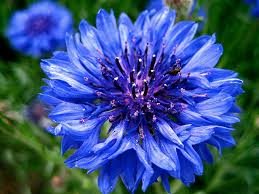
//> input picture img_dir/flower.jpg, 259 x 194 px
$ ./ErodeImages   (built with g++ and OpenCV 4)
//> lines starting //> are read from the running program, lines starting //| are printed output that depends on the picture
// Uncomment the following line if you are compiling this code in Visual Studio
// #include "stdafx.h"

#include <opencv2/opencv.hpp>
#include <iostream>

using namespace cv;
using namespace std;

int main(int argc, char **argv)
{
    // 이미지 파일 읽기
    Mat image = imread("C:\\Users\\dltls\\OpenCV_C++\\img_dir\\flower.jpg");
//> image is the input picture: 194 rows x 259 cols, CV_8UC3; mean B, G, R 134.5, 84.2, 58.4

    // 파일 읽기 실패할 경우
    if (image.empty())
    {
        cout << "Could not open or find the image" << endl;
        cin.get(); // 키 입력까지 wait
        return -1;
    }

    // 3x3 kernel 이미지 침식
    Mat image_eroded_with_3x3_kernel;
    erode(image, image_eroded_with_3x3_kernel, getStructuringElement(MORPH_RECT, Size(3, 3)));
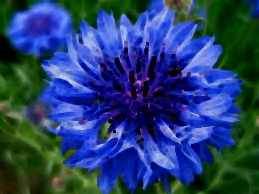
//> image_eroded_with_3x3_kernel: 194 rows x 259 cols, CV_8UC3; mean B, G, R 111.5, 63.8, 37.9

    // 5x5 kernel 이미지 침식
    Mat image_eroded_with_5x5_kernel;
    erode(image, image_eroded_with_5x5_kernel, getStructuringElement(MORPH_RECT, Size(5, 5)));
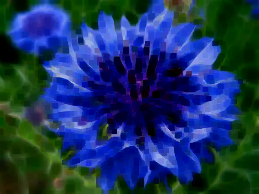
//> image_eroded_with_5x5_kernel: 194 rows x 259 cols, CV_8UC3; mean B, G, R 95.8, 52.3, 26.6

    // windows names 정의
    String window_name = "Blue Flowers";
    String window_name_eroded_with_3x3_kernel = "Blue Flowers eroded with 3 x 3 kernel";
    String window_name_eroded_with_5x5_kernel = "Blue Flowers eroded with 5 x 5 kernel";

    // names를 가진 windows 생성
    namedWindow(window_name);
    namedWindow(window_name_eroded_with_3x3_kernel);
    namedWindow(window_name_eroded_with_5x5_kernel);

    // 생성된 windows에 이미지 표시
    imshow(window_name, image);
    imshow(window_name_eroded_with_3x3_kernel, image_eroded_with_3x3_kernel);
    imshow(window_name_eroded_with_5x5_kernel, image_eroded_with_5x5_kernel);

    waitKey(0); // 키 입력까지 Wait

    destroyAllWindows(); // 열려 있는 모든 windows 닫기

    return 0;
}

$ run again, with img_dir/cat.jpg copied over img_dir/flower.jpg
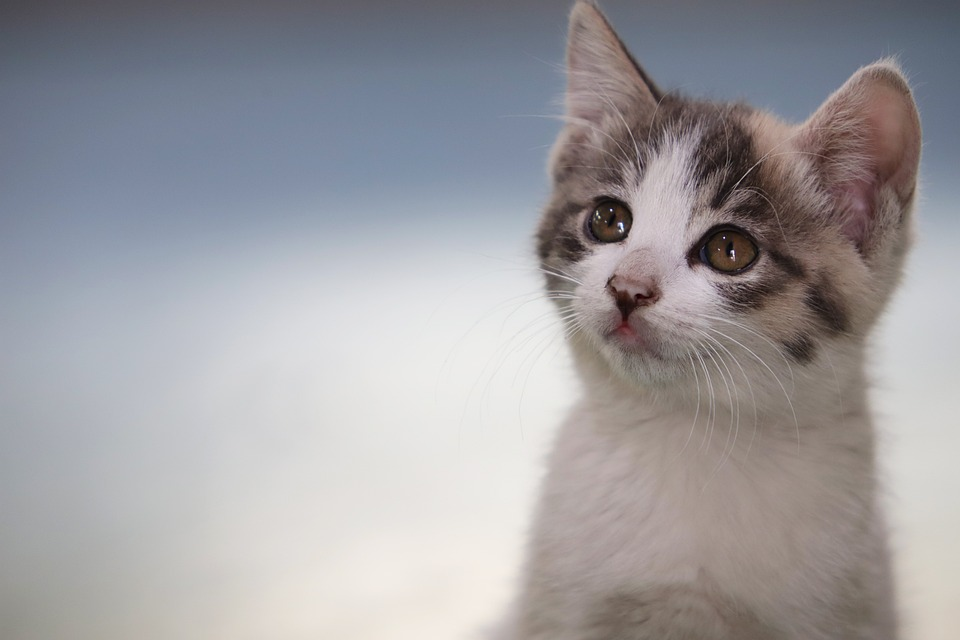
//> input picture img_dir/cat.jpg, 960 x 640 px
//> image is the input picture: 640 rows x 960 cols, CV_8UC3; mean B, G, R 159.7, 156.3, 158
//> `erode(image, image_eroded_with_3x3_kernel, getStructuringElement(MORPH..`:
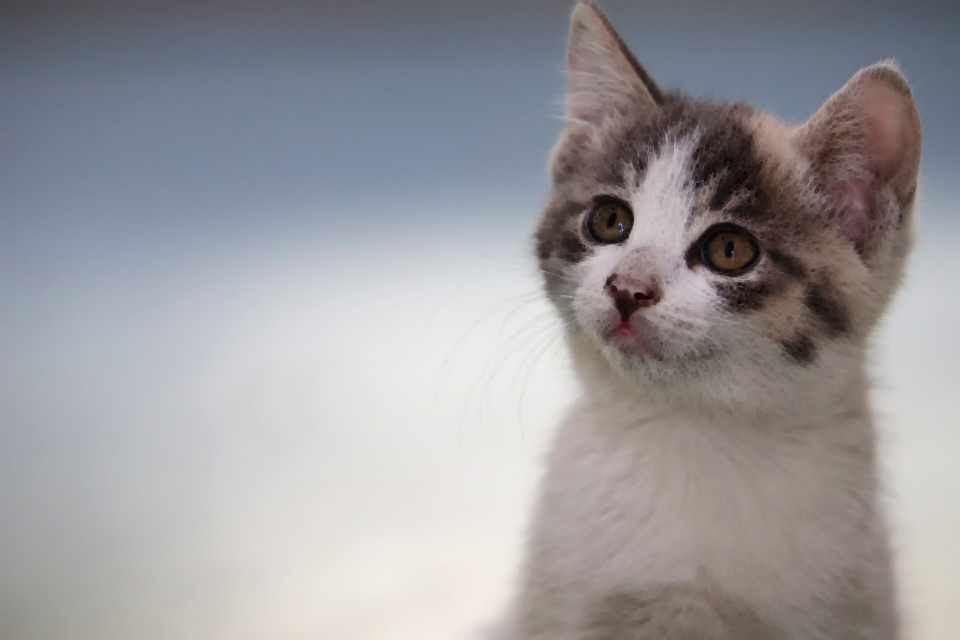
//> image_eroded_with_3x3_kernel: 640 rows x 960 cols, CV_8UC3; mean B, G, R 156.7, 153.3, 155

$ run again, with img_dir/dog.jpg copied over img_dir/flower.jpg
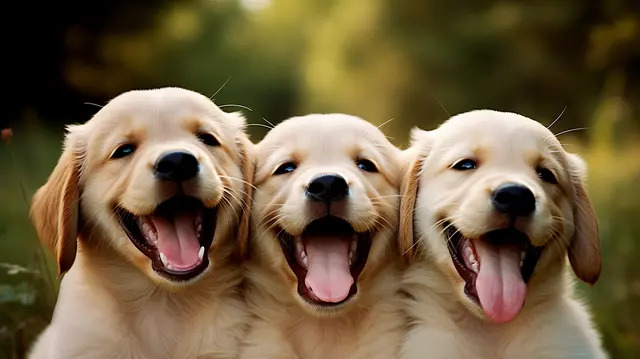
//> input picture img_dir/dog.jpg, 640 x 359 px
//> image is the input picture: 359 rows x 640 cols, CV_8UC3; mean B, G, R 63.8, 93.9, 112
//> `erode(image, image_eroded_with_3x3_kernel, getStructuringElement(MORPH..`:
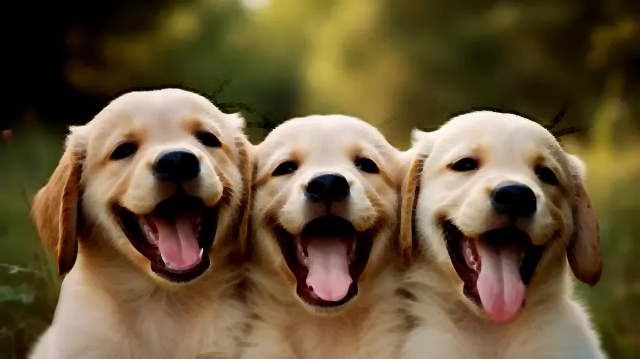
//> image_eroded_with_3x3_kernel: 359 rows x 640 cols, CV_8UC3; mean B, G, R 56.2, 86.2, 104
//> `erode(image, image_eroded_with_5x5_kernel, getStructuringElement(MORPH..`:
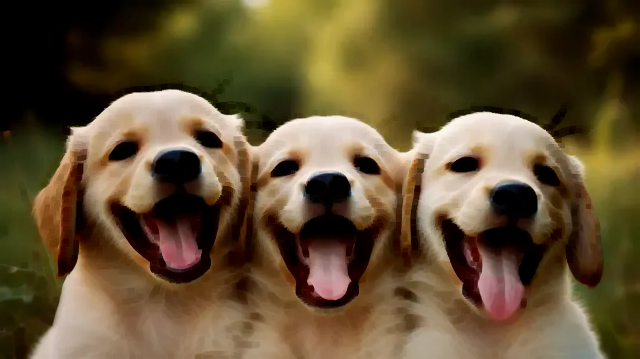
//> image_eroded_with_5x5_kernel: 359 rows x 640 cols, CV_8UC3; mean B, G, R 50.7, 80.1, 97.7
